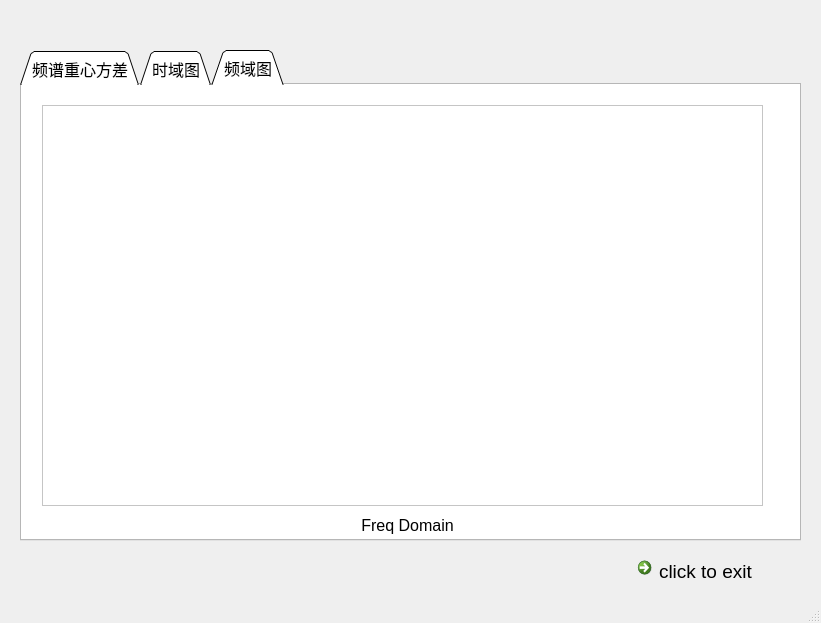
<?xml version="1.0" encoding="UTF-8"?>
<ui version="4.0">
 <class>Dialog</class>
 <widget class="QDialog" name="Dialog">
  <property name="geometry">
   <rect>
    <x>0</x>
    <y>0</y>
    <width>821</width>
    <height>623</height>
   </rect>
  </property>
  <property name="font">
   <font>
    <weight>50</weight>
    <italic>false</italic>
    <bold>false</bold>
    <underline>false</underline>
    <strikeout>false</strikeout>
    <stylestrategy>PreferDefault</stylestrategy>
   </font>
  </property>
  <property name="contextMenuPolicy">
   <enum>Qt::DefaultContextMenu</enum>
  </property>
  <property name="windowTitle">
   <string>armGui</string>
  </property>
  <property name="toolTip">
   <string/>
  </property>
  <property name="layoutDirection">
   <enum>Qt::LeftToRight</enum>
  </property>
  <property name="autoFillBackground">
   <bool>true</bool>
  </property>
  <property name="sizeGripEnabled">
   <bool>true</bool>
  </property>
  <property name="modal">
   <bool>true</bool>
  </property>
  <widget class="QTabWidget" name="tabWidget">
   <property name="geometry">
    <rect>
     <x>20</x>
     <y>50</y>
     <width>781</width>
     <height>491</height>
    </rect>
   </property>
   <property name="palette">
    <palette>
     <active>
      <colorrole role="WindowText">
       <brush brushstyle="SolidPattern">
        <color alpha="255">
         <red>0</red>
         <green>0</green>
         <blue>0</blue>
        </color>
       </brush>
      </colorrole>
      <colorrole role="Button">
       <brush brushstyle="SolidPattern">
        <color alpha="255">
         <red>255</red>
         <green>255</green>
         <blue>255</blue>
        </color>
       </brush>
      </colorrole>
      <colorrole role="Light">
       <brush brushstyle="SolidPattern">
        <color alpha="255">
         <red>255</red>
         <green>255</green>
         <blue>255</blue>
        </color>
       </brush>
      </colorrole>
      <colorrole role="Midlight">
       <brush brushstyle="SolidPattern">
        <color alpha="255">
         <red>255</red>
         <green>255</green>
         <blue>255</blue>
        </color>
       </brush>
      </colorrole>
      <colorrole role="Dark">
       <brush brushstyle="SolidPattern">
        <color alpha="255">
         <red>127</red>
         <green>127</green>
         <blue>127</blue>
        </color>
       </brush>
      </colorrole>
      <colorrole role="Mid">
       <brush brushstyle="SolidPattern">
        <color alpha="255">
         <red>170</red>
         <green>170</green>
         <blue>170</blue>
        </color>
       </brush>
      </colorrole>
      <colorrole role="Text">
       <brush brushstyle="SolidPattern">
        <color alpha="255">
         <red>0</red>
         <green>0</green>
         <blue>0</blue>
        </color>
       </brush>
      </colorrole>
      <colorrole role="BrightText">
       <brush brushstyle="SolidPattern">
        <color alpha="255">
         <red>255</red>
         <green>255</green>
         <blue>255</blue>
        </color>
       </brush>
      </colorrole>
      <colorrole role="ButtonText">
       <brush brushstyle="SolidPattern">
        <color alpha="255">
         <red>0</red>
         <green>0</green>
         <blue>0</blue>
        </color>
       </brush>
      </colorrole>
      <colorrole role="Base">
       <brush brushstyle="SolidPattern">
        <color alpha="255">
         <red>255</red>
         <green>255</green>
         <blue>255</blue>
        </color>
       </brush>
      </colorrole>
      <colorrole role="Window">
       <brush brushstyle="SolidPattern">
        <color alpha="255">
         <red>255</red>
         <green>255</green>
         <blue>255</blue>
        </color>
       </brush>
      </colorrole>
      <colorrole role="Shadow">
       <brush brushstyle="SolidPattern">
        <color alpha="255">
         <red>0</red>
         <green>0</green>
         <blue>0</blue>
        </color>
       </brush>
      </colorrole>
      <colorrole role="AlternateBase">
       <brush brushstyle="SolidPattern">
        <color alpha="255">
         <red>255</red>
         <green>255</green>
         <blue>255</blue>
        </color>
       </brush>
      </colorrole>
      <colorrole role="ToolTipBase">
       <brush brushstyle="SolidPattern">
        <color alpha="255">
         <red>255</red>
         <green>255</green>
         <blue>220</blue>
        </color>
       </brush>
      </colorrole>
      <colorrole role="ToolTipText">
       <brush brushstyle="SolidPattern">
        <color alpha="255">
         <red>0</red>
         <green>0</green>
         <blue>0</blue>
        </color>
       </brush>
      </colorrole>
     </active>
     <inactive>
      <colorrole role="WindowText">
       <brush brushstyle="SolidPattern">
        <color alpha="255">
         <red>0</red>
         <green>0</green>
         <blue>0</blue>
        </color>
       </brush>
      </colorrole>
      <colorrole role="Button">
       <brush brushstyle="SolidPattern">
        <color alpha="255">
         <red>255</red>
         <green>255</green>
         <blue>255</blue>
        </color>
       </brush>
      </colorrole>
      <colorrole role="Light">
       <brush brushstyle="SolidPattern">
        <color alpha="255">
         <red>255</red>
         <green>255</green>
         <blue>255</blue>
        </color>
       </brush>
      </colorrole>
      <colorrole role="Midlight">
       <brush brushstyle="SolidPattern">
        <color alpha="255">
         <red>255</red>
         <green>255</green>
         <blue>255</blue>
        </color>
       </brush>
      </colorrole>
      <colorrole role="Dark">
       <brush brushstyle="SolidPattern">
        <color alpha="255">
         <red>127</red>
         <green>127</green>
         <blue>127</blue>
        </color>
       </brush>
      </colorrole>
      <colorrole role="Mid">
       <brush brushstyle="SolidPattern">
        <color alpha="255">
         <red>170</red>
         <green>170</green>
         <blue>170</blue>
        </color>
       </brush>
      </colorrole>
      <colorrole role="Text">
       <brush brushstyle="SolidPattern">
        <color alpha="255">
         <red>0</red>
         <green>0</green>
         <blue>0</blue>
        </color>
       </brush>
      </colorrole>
      <colorrole role="BrightText">
       <brush brushstyle="SolidPattern">
        <color alpha="255">
         <red>255</red>
         <green>255</green>
         <blue>255</blue>
        </color>
       </brush>
      </colorrole>
      <colorrole role="ButtonText">
       <brush brushstyle="SolidPattern">
        <color alpha="255">
         <red>0</red>
         <green>0</green>
         <blue>0</blue>
        </color>
       </brush>
      </colorrole>
      <colorrole role="Base">
       <brush brushstyle="SolidPattern">
        <color alpha="255">
         <red>255</red>
         <green>255</green>
         <blue>255</blue>
        </color>
       </brush>
      </colorrole>
      <colorrole role="Window">
       <brush brushstyle="SolidPattern">
        <color alpha="255">
         <red>255</red>
         <green>255</green>
         <blue>255</blue>
        </color>
       </brush>
      </colorrole>
      <colorrole role="Shadow">
       <brush brushstyle="SolidPattern">
        <color alpha="255">
         <red>0</red>
         <green>0</green>
         <blue>0</blue>
        </color>
       </brush>
      </colorrole>
      <colorrole role="AlternateBase">
       <brush brushstyle="SolidPattern">
        <color alpha="255">
         <red>255</red>
         <green>255</green>
         <blue>255</blue>
        </color>
       </brush>
      </colorrole>
      <colorrole role="ToolTipBase">
       <brush brushstyle="SolidPattern">
        <color alpha="255">
         <red>255</red>
         <green>255</green>
         <blue>220</blue>
        </color>
       </brush>
      </colorrole>
      <colorrole role="ToolTipText">
       <brush brushstyle="SolidPattern">
        <color alpha="255">
         <red>0</red>
         <green>0</green>
         <blue>0</blue>
        </color>
       </brush>
      </colorrole>
     </inactive>
     <disabled>
      <colorrole role="WindowText">
       <brush brushstyle="SolidPattern">
        <color alpha="255">
         <red>127</red>
         <green>127</green>
         <blue>127</blue>
        </color>
       </brush>
      </colorrole>
      <colorrole role="Button">
       <brush brushstyle="SolidPattern">
        <color alpha="255">
         <red>255</red>
         <green>255</green>
         <blue>255</blue>
        </color>
       </brush>
      </colorrole>
      <colorrole role="Light">
       <brush brushstyle="SolidPattern">
        <color alpha="255">
         <red>255</red>
         <green>255</green>
         <blue>255</blue>
        </color>
       </brush>
      </colorrole>
      <colorrole role="Midlight">
       <brush brushstyle="SolidPattern">
        <color alpha="255">
         <red>255</red>
         <green>255</green>
         <blue>255</blue>
        </color>
       </brush>
      </colorrole>
      <colorrole role="Dark">
       <brush brushstyle="SolidPattern">
        <color alpha="255">
         <red>127</red>
         <green>127</green>
         <blue>127</blue>
        </color>
       </brush>
      </colorrole>
      <colorrole role="Mid">
       <brush brushstyle="SolidPattern">
        <color alpha="255">
         <red>170</red>
         <green>170</green>
         <blue>170</blue>
        </color>
       </brush>
      </colorrole>
      <colorrole role="Text">
       <brush brushstyle="SolidPattern">
        <color alpha="255">
         <red>127</red>
         <green>127</green>
         <blue>127</blue>
        </color>
       </brush>
      </colorrole>
      <colorrole role="BrightText">
       <brush brushstyle="SolidPattern">
        <color alpha="255">
         <red>255</red>
         <green>255</green>
         <blue>255</blue>
        </color>
       </brush>
      </colorrole>
      <colorrole role="ButtonText">
       <brush brushstyle="SolidPattern">
        <color alpha="255">
         <red>127</red>
         <green>127</green>
         <blue>127</blue>
        </color>
       </brush>
      </colorrole>
      <colorrole role="Base">
       <brush brushstyle="SolidPattern">
        <color alpha="255">
         <red>255</red>
         <green>255</green>
         <blue>255</blue>
        </color>
       </brush>
      </colorrole>
      <colorrole role="Window">
       <brush brushstyle="SolidPattern">
        <color alpha="255">
         <red>255</red>
         <green>255</green>
         <blue>255</blue>
        </color>
       </brush>
      </colorrole>
      <colorrole role="Shadow">
       <brush brushstyle="SolidPattern">
        <color alpha="255">
         <red>0</red>
         <green>0</green>
         <blue>0</blue>
        </color>
       </brush>
      </colorrole>
      <colorrole role="AlternateBase">
       <brush brushstyle="SolidPattern">
        <color alpha="255">
         <red>255</red>
         <green>255</green>
         <blue>255</blue>
        </color>
       </brush>
      </colorrole>
      <colorrole role="ToolTipBase">
       <brush brushstyle="SolidPattern">
        <color alpha="255">
         <red>255</red>
         <green>255</green>
         <blue>220</blue>
        </color>
       </brush>
      </colorrole>
      <colorrole role="ToolTipText">
       <brush brushstyle="SolidPattern">
        <color alpha="255">
         <red>0</red>
         <green>0</green>
         <blue>0</blue>
        </color>
       </brush>
      </colorrole>
     </disabled>
    </palette>
   </property>
   <property name="font">
    <font>
     <family>黑体</family>
     <pointsize>12</pointsize>
    </font>
   </property>
   <property name="layoutDirection">
    <enum>Qt::LeftToRight</enum>
   </property>
   <property name="autoFillBackground">
    <bool>false</bool>
   </property>
   <property name="tabShape">
    <enum>QTabWidget::Triangular</enum>
   </property>
   <property name="currentIndex">
    <number>2</number>
   </property>
   <widget class="QWidget" name="tab_3">
    <attribute name="title">
     <string>频谱重心方差</string>
    </attribute>
    <widget class="QPushButton" name="pushButton_5">
     <property name="geometry">
      <rect>
       <x>0</x>
       <y>420</y>
       <width>771</width>
       <height>41</height>
      </rect>
     </property>
     <property name="font">
      <font>
       <family>Segoe UI</family>
       <pointsize>12</pointsize>
      </font>
     </property>
     <property name="layoutDirection">
      <enum>Qt::LeftToRight</enum>
     </property>
     <property name="autoFillBackground">
      <bool>false</bool>
     </property>
     <property name="text">
      <string>SpectrulCenterVar</string>
     </property>
     <property name="checkable">
      <bool>false</bool>
     </property>
     <property name="autoDefault">
      <bool>false</bool>
     </property>
     <property name="default">
      <bool>false</bool>
     </property>
     <property name="flat">
      <bool>true</bool>
     </property>
    </widget>
    <widget class="QGraphicsView" name="graphicsView_3">
     <property name="geometry">
      <rect>
       <x>20</x>
       <y>20</y>
       <width>721</width>
       <height>401</height>
      </rect>
     </property>
    </widget>
   </widget>
   <widget class="QWidget" name="tab">
    <attribute name="title">
     <string>时域图</string>
    </attribute>
    <widget class="QPushButton" name="pushButton_8">
     <property name="geometry">
      <rect>
       <x>0</x>
       <y>420</y>
       <width>771</width>
       <height>41</height>
      </rect>
     </property>
     <property name="font">
      <font>
       <family>Segoe UI</family>
       <pointsize>12</pointsize>
      </font>
     </property>
     <property name="text">
      <string>Time Domain</string>
     </property>
     <property name="autoDefault">
      <bool>false</bool>
     </property>
     <property name="flat">
      <bool>true</bool>
     </property>
    </widget>
    <widget class="QGraphicsView" name="graphicsView">
     <property name="geometry">
      <rect>
       <x>20</x>
       <y>20</y>
       <width>721</width>
       <height>401</height>
      </rect>
     </property>
    </widget>
   </widget>
   <widget class="QWidget" name="tab_2">
    <attribute name="title">
     <string>频域图</string>
    </attribute>
    <widget class="QPushButton" name="pushButton_7">
     <property name="geometry">
      <rect>
       <x>0</x>
       <y>420</y>
       <width>771</width>
       <height>41</height>
      </rect>
     </property>
     <property name="font">
      <font>
       <family>Segoe UI</family>
       <pointsize>12</pointsize>
      </font>
     </property>
     <property name="text">
      <string>Freq Domain</string>
     </property>
     <property name="autoDefault">
      <bool>false</bool>
     </property>
     <property name="flat">
      <bool>true</bool>
     </property>
    </widget>
    <widget class="QGraphicsView" name="graphicsView_2">
     <property name="geometry">
      <rect>
       <x>20</x>
       <y>20</y>
       <width>721</width>
       <height>401</height>
      </rect>
     </property>
    </widget>
   </widget>
  </widget>
  <widget class="QCommandLinkButton" name="commandLinkButton">
   <property name="geometry">
    <rect>
     <x>630</x>
     <y>550</y>
     <width>171</width>
     <height>48</height>
    </rect>
   </property>
   <property name="font">
    <font>
     <family>Segoe UI</family>
     <pointsize>14</pointsize>
    </font>
   </property>
   <property name="mouseTracking">
    <bool>true</bool>
   </property>
   <property name="text">
    <string>click to exit</string>
   </property>
  </widget>
 </widget>
 <resources/>
 <connections/>
</ui>
